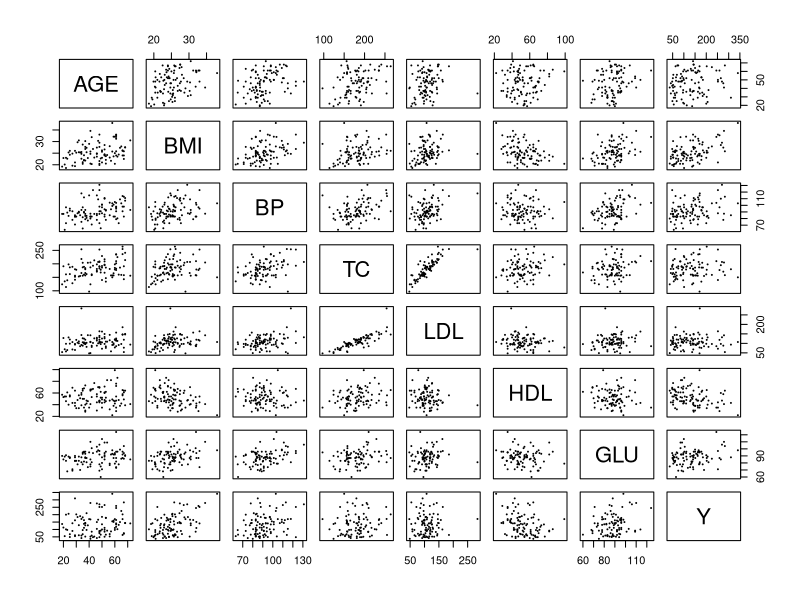
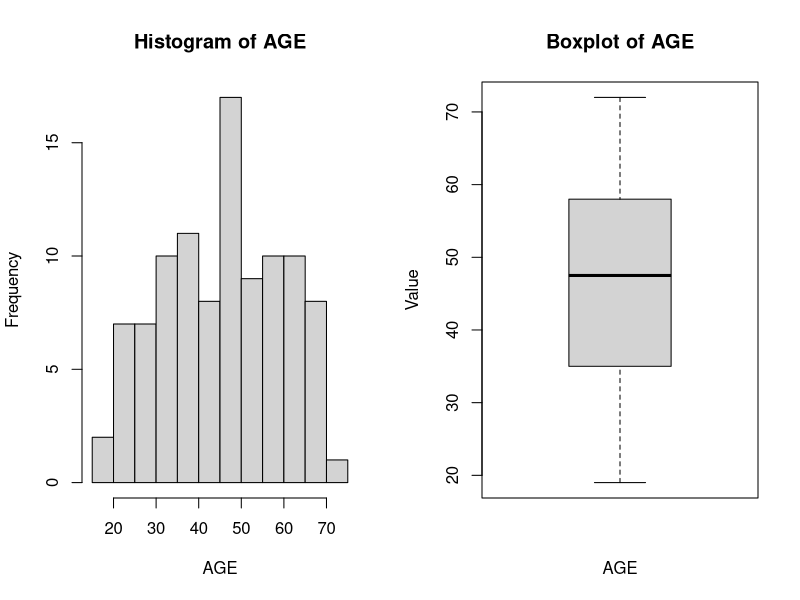
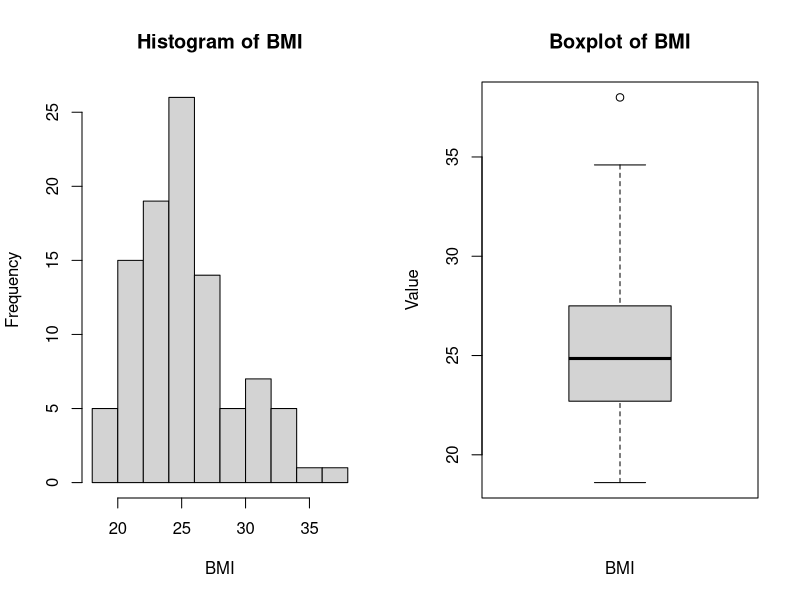
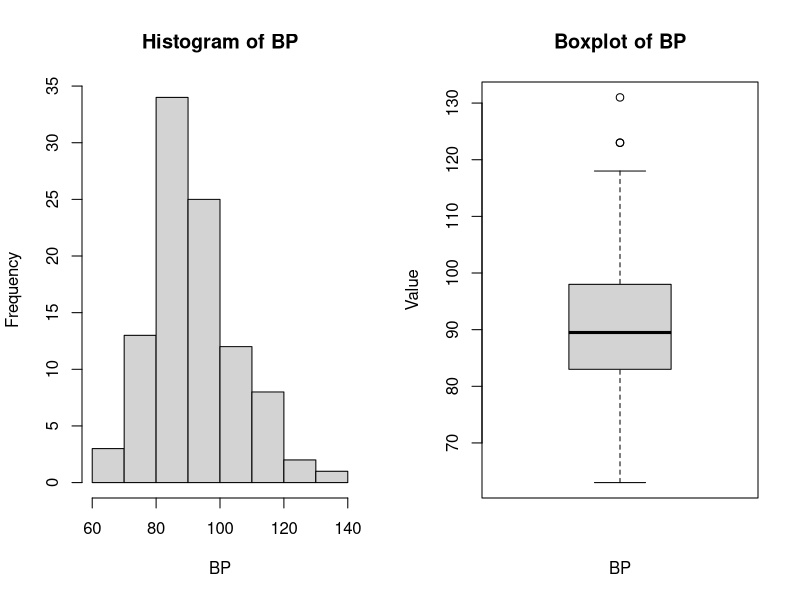
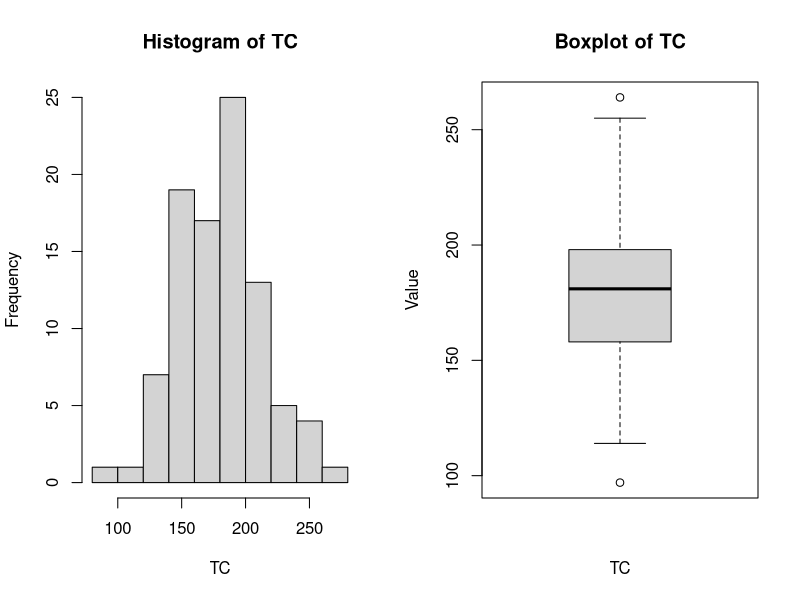
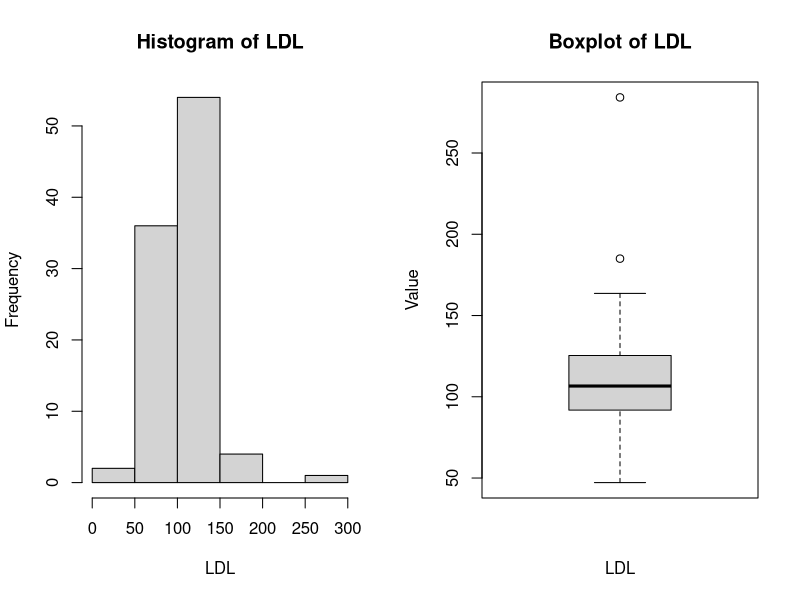
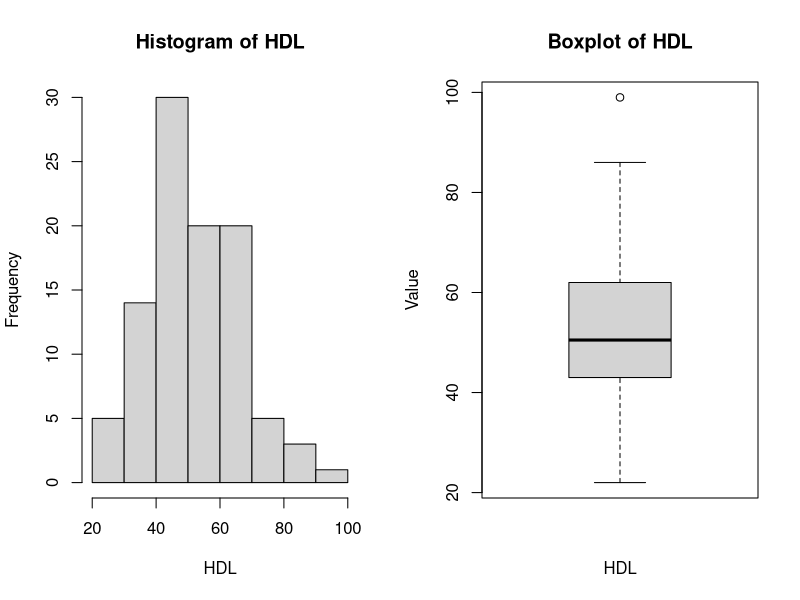
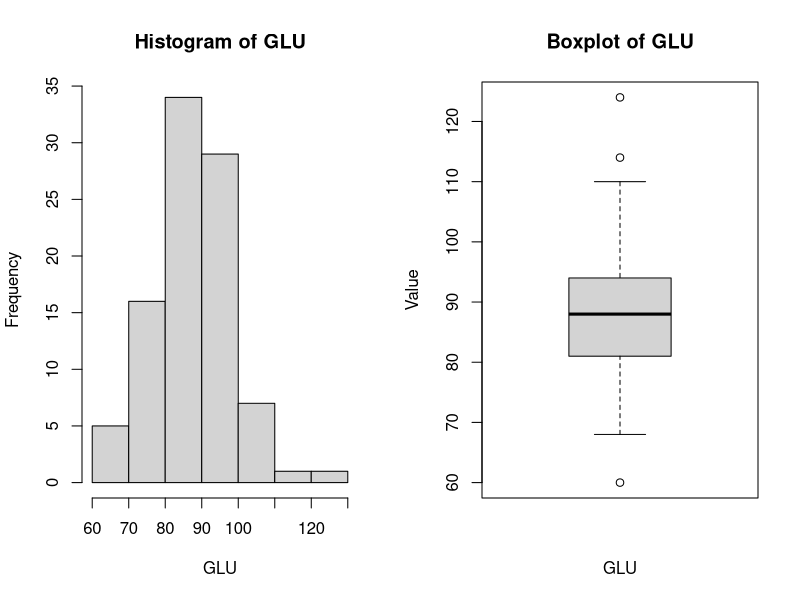

The R script that drew these images, in order:
## ---- chunk 1
library(data.table)
diab01.dt <- fread("data/diab01.txt", stringsAsFactors = F) 

dim(diab01.dt)
head(diab01.dt)
## ---- chunk 2
library(dplyr) 
#dplyr loads magrittr too

# store names of numeric columns for later
diab01.dt %>% select_if(is.numeric) %>% summary 

table(diab01.dt$SEX)
## ---- chunk 3
diab01.dt %>% select_if(is.numeric) %>% plot(cex=0.2) # cex scales the size of the points
## ---- chunk 4
sbsplots <- function(varname, vars){
  par(mfrow=c(1,2))
  
  hist(vars[,varname], 
     main = paste0("Histogram of ", varname), 
     xlab = varname)

  boxplot(vars[,varname], 
        main = paste0("Boxplot of ", varname),        
        xlab = varname, 
        ylab = "Value")  
}

numcols <- diab01.dt %>% select_if(is.numeric) %>% colnames
sapply(numcols, sbsplots, vars=data.frame(diab01.dt))
## ---- chunk 5
boxplot(HDL ~ SEX, data=diab01.dt, main="HDL stratified by sex")
## ---- chunk 6
plot(diab01.dt$LDL, main="Scatter plot of LDL", ylab="LDL")
## ---- chunk 7
diab02.dt <- fread("data/diab02.txt", stringsAsFactors = TRUE)
str(diab02.dt)
## ---- chunk 8
length(intersect(diab01.dt$PAT, diab02.dt$ID))

# new patients that are not in diab.dt
diab02.dt[!ID %in% diab01.dt$PAT]$ID 

# old patients that are not in diab02.dt
diab01.dt[!PAT %in% diab02.dt$ID]$PAT 
## ---- chunk 9
diab.dt <- merge(diab01.dt, diab02.dt, by.x="PAT", by.y="ID")
dim(diab.dt) # this corresponds to the intersection of patients
## ---- chunk 10
diab.dt <- merge(diab01.dt, diab02.dt, by.x="PAT", by.y="ID", all=TRUE)
dim(diab.dt) # this corresponds to the union of patients
colnames(diab.dt)

#update numcols
numcols <- c(numcols, "TCH", "LTG")
## ---- chunk 11
diab.alt.dt <- merge(diab01.dt, diab02.dt[,.(PAT=ID, MY1=TCH, MY2=LTG)], by="PAT", all=TRUE)
dim(diab.dt) # this corresponds to the union of patients
colnames(diab.dt)
## ---- chunk 12
USArrests.dt <- data.table(USArrests, keep.rownames="State")
state.x77.dt <- data.table(state.x77, keep.rownames="State")
## ---- chunk 13
union(colnames(state.x77.dt), colnames(USArrests.dt))

intersect(colnames(state.x77.dt), colnames(USArrests.dt))
## ---- chunk 14
USdata.dt <- merge(USArrests.dt, state.x77.dt, by="State", all.xy=T)

dim(USdata.dt)

sum(is.na(USdata.dt))
## ---- chunk 15
with(USdata.dt, plot(Murder.x, Murder.y, 
                     main="Comparison of murder data",
                     xlab="Murders in state.x77", 
                     ylab="Murders in USArrests"))
## ---- chunk 16
USdata.dt[, MeanMurder := mean(c(Murder.x,Murder.y)), by=State]
USdata.dt[, MaxMurder := max(c(Murder.x,Murder.y)), by=State]

summary(USdata.dt)
## ---- chunk 17
head(diab.dt$TC, n=30)
## ---- chunk 18
diab.dt$TC %>% 
  is.na() %>% 
  table()

diab.dt$TC %>% summary()
## ---- chunk 19
# because of missing values, there's no overall mean
mean(diab.dt$TC) 
## ---- chunk 20
# the mean is computed only on the observed values
mean(diab.dt$TC, na.rm=TRUE) 
## ---- chunk 21
diab.dt.complete <- na.omit(diab.dt)

dim(diab.dt.complete) # we lost one fifth of the dataset!
## ---- chunk 22
# Take a deep copy of the original data in order to leave the original intact.
diab.dt.imputed <- diab.dt %>% copy() %>% 
                        .[, BMI := ifelse(is.na(BMI), median(BMI, na.rm=T), BMI)]
## ---- chunk 23
# Alternatively, create a new column for the imputed result.
diab.dt[, BMI.imp := ifelse(is.na(BMI), median(BMI, na.rm=T), BMI)]

summary(diab.dt$BMI.imp)
summary(diab.dt.imputed$BMI)
summary(diab.dt.complete$BMI)
## ---- chunk 24
impute.to.median <- function(x) {
                      # only apply to numeric/integer columns
                      if (is.numeric(x) || is.integer(x)){

                        # find which values are missing
                        na.idx <- is.na(x)
                        # replace NAs with the median computed over the observed values
                        x[na.idx] <- median(x, na.rm=TRUE)
                      }

                      # return the vector with imputed values
                      return(x)
                    }
## ---- chunk 25
diab.dt.imputed2 <- diab.dt %>% copy() %>% 
                        .[, (numcols) := lapply(.SD, impute.to.median),.SDcols = numcols]

summary(diab.dt$BMI.imp)
summary(diab.dt.imputed$BMI)
summary(diab.dt.imputed2$BMI)

diab.dt.imputed2$BMI.imp <- NULL
## ---- chunk 26
num.obs <- sapply(airquality, function(z) sum(!is.na(z)))
num.obs

sapply(airquality, function(z) sum(is.na(z)) / length(z) * 100)
## ---- chunk 27
airquality.dt <- copy(data.table(airquality))
## ---- chunk 28
airquality.dt[, Ozone.imp.mean := 
                ifelse(is.na(Ozone),
                       mean(Ozone, na.rm=TRUE),
                       Ozone) 
              ]

airquality.dt[, Solar.R.imp.mean := 
                ifelse(is.na(Solar.R),
                       mean(Solar.R, na.rm=TRUE), 
                       Solar.R) 
              ]


par(mfrow=c(2,2))

with(airquality.dt, hist(Ozone))
with(airquality.dt, hist(Ozone.imp.mean, 
                         main="Ozone imputed to the mean"))
with(airquality.dt, hist(Solar.R))
with(airquality.dt, hist(Solar.R.imp.mean,
                         main="Solar.R imputed to the mean"))
## ---- chunk 29
impute.to.monthly.mean <- function(x, month) {
                                      x.imp <- x
                                      for (m in unique(month)) {
                                        mean.month <- mean(x[month == m], na.rm=TRUE)
                                        x.imp[is.na(x.imp) & month == m] <- mean.month
                                        }
                                      return(x.imp)
                                      }

airquality.dt$Ozone.imp.month <- with(airquality.dt, impute.to.monthly.mean(Ozone, Month))
airquality.dt$Solar.R.imp.month <- with(airquality.dt, impute.to.monthly.mean(Solar.R, Month))
## ---- chunk 30
airquality.dt[, Ozone.imp.month2 := 
                ifelse(is.na(Ozone), 
                       mean(Ozone, na.rm=TRUE), 
                       as.numeric(Ozone)), 
              by="Month"]

airquality.dt[, Solar.R.imp.month2 := 
                ifelse(is.na(Solar.R),
                       mean(Solar.R, na.rm=TRUE), 
                       as.numeric(Solar.R)), 
              by="Month"]

## Check that both our methods yield the same result
airquality.dt %>% .[Ozone.imp.month != Ozone.imp.month2 &
                      Solar.R.imp.month != Solar.R.imp.month2] %>% 
                  nrow(.) == 0
## ---- chunk 31
max.abs.diff <- function(x, y) round(max(abs(x - y), na.rm=TRUE), 2)
mean.abs.diff <- function(x, y) round(mean(abs(x - y), na.rm=TRUE), 2)

max.abs.diff(airquality.dt$Ozone.imp.month, airquality.dt$Ozone.imp.mean)
mean.abs.diff(airquality.dt$Ozone.imp.month, airquality.dt$Ozone.imp.mean)

max.abs.diff(airquality.dt$Solar.R.imp.month, airquality.dt$Solar.R.imp.mean)
mean.abs.diff(airquality.dt$Solar.R.imp.month, airquality.dt$Solar.R.imp.mean)
## ---- chunk 32
par(mfrow=c(1,3))
ylim <- c(0, 60) # set range of y axis to keep all plots consistent

with(airquality.dt, hist(Ozone, main="Unimputed data", ylim=ylim))
with(airquality.dt, hist(Ozone.imp.mean, main="Imputation to the mean", ylim=ylim))
with(airquality.dt, hist(Ozone.imp.month, main="Imputation to the monthly mean", ylim=ylim))
## ---- chunk 33
set.seed(1) # initialize the random number generator
x <- rnorm(100, mean=50, sd=10)
y <- rnorm(100, mean=75, sd=20)

cor(x, y)
## ---- chunk 34
regr <- lm(y ~ x) # linear regression of variables in the workspace

regr$coefficients
## ---- chunk 35
plot(x, y)
abline(regr) # regression line
abline(h=coef(regr)[1], col="red") # horizontal line at the intercept
## ---- chunk 36
summary(regr)
## ---- chunk 37
hyp.tests <- coef(summary(regr))
hyp.tests
## ---- chunk 38
tval <- hyp.tests[, "Estimate"] / hyp.tests[, "Std. Error"]
tval
## ---- chunk 39
df <- length(y) - 1 - 1 # one predictor in the model
qt(c(0.025, 0.975), df) # quantiles of a t distribution
## ---- chunk 40
2 * pt(abs(tval), df, lower.tail=FALSE) # p-values
## ---- chunk 41
regr.age <- lm(Y ~ AGE, data=diab.dt.imputed2) # specify the data table of covariates
coef(summary(regr.age))
## ---- chunk 42
confint(regr.age)
## ---- chunk 43
with(diab.dt.imputed2, cor(Y, HDL))
## ---- chunk 44
regr.hdl <- lm(Y ~ HDL, data=diab.dt.imputed2)
summary(regr.hdl)
## ---- chunk 45
regr <- lm(Y ~ AGE + SEX + HDL, data=diab.dt.imputed2)
summary(regr)
## ---- chunk 46
diab.dt.sd1 <- copy(diab.dt.imputed2)

covar.cols <- colnames(diab.dt.sd1[, -c("PAT", "SEX", "Y")]) # Exclude non covariate columns

diab.dt.sd1[, (covar.cols) := lapply(
            .SD, function(x) x / sd(x)), 
            .SDcols = covar.cols]

summary(lm(Y ~ AGE + SEX + HDL, data=diab.dt.sd1))

## ---- chunk 47
X <- model.matrix(~ AGE + SEX + HDL, data=diab.dt.imputed2) # same as model.matrix(regr)
## ---- chunk 48
head(diab.dt.imputed2[, c("AGE", "SEX")])
## ---- chunk 49
head(model.matrix(~ AGE + SEX, data=diab.dt.imputed2))
## ---- chunk 50
diab.dt.imputed2$AGE.CAT <- cut(diab.dt.imputed2$AGE, c(0, 40, 60, Inf))
head(diab.dt.imputed2[, c("AGE", "AGE.CAT")])
## ---- chunk 51
head(model.matrix(~ AGE.CAT, data=diab.dt.imputed2)) # reference level is (0,40]
diab.dt.imputed2$AGE.CAT <- NULL # remove the variable from the table
## ---- chunk 52
regr <- lm(Y ~ AGE + SEX + HDL, data=diab.dt.imputed2)

X <- model.matrix(regr) # design matrix
beta.hat <- coef(regr) # regression coefficients
y.hat <- X %*% beta.hat # matrix multiplication
## ---- chunk 53
# Observed data used to fit the model
observed <- regr$model$Y

# New values for our variable of interest estimated by fitting the model
fits <- regr$fitted.values

# Residuals i.e. difference between observed and estimated values
res <- regr$residuals

all.equal(res, observed - fits)
## ---- chunk 54
num.predictors <- 3 # age, sex and hdl
n <- length(res)

# Residual standard error
sqrt(sum(res^2) / (n - num.predictors - 1))

# R-squared 
r.squared <- 1 - sum(res^2) / sum((observed - mean(observed))^2)
r.squared
# Note that the numerator is the sum of the squared residuals i.e. the value we minimised with OLS, and the denominator simply scales it.

# Adjusted R-squared
 1 - (1 - r.squared )*(n - 1) / (n - num.predictors - 1)
 # It is essentially a standardized R-squared which penalises for the number of predictors.
 
 summary(regr)
## ---- chunk 55
diab.new.dt <- fread("data/diab00.txt", stringsAsFactors = F)
regr.tc <- lm(Y ~ AGE + SEX + TC, data=diab01.dt)

summ.regr <- summary(regr.tc)
results.table <- data.frame(coefficient = summ.regr$coefficients[4, 1],
                            P = summ.regr$coefficients[4, 4],
                            r.squared = summ.regr$r.squared,
                            adj.r.squared = summ.regr$adj.r.squared,
                            row.names = 'TC')
## ---- chunk 56
bestPred <- function(varname, vars, rtable){
                    regr <- lm(paste0("Y ~ AGE + SEX + ", varname), data = vars)

                    summ.regr <- summary(regr)
                    tdf <- c(summ.regr$coefficients[4, 1],
                                      summ.regr$coefficients[4, 4],
                                      summ.regr$r.squared, 
                                      summ.regr$adj.r.squared)
                                      
                    names(tdf) <- varname
                    
                    return(tdf)
                    
}

predictors <- c("BMI", "LDL", "HDL", "GLU")

tst <- aperm(sapply(predictors, bestPred, vars = diab.new.dt, rtable = results.table))
colnames(tst) <- colnames(results.table)
results.table <- rbind(results.table,tst)
## ---- chunk 57
fStep <- function(vars, new.model){
                    regr <- lm(new.model, data = vars)

                    summ.regr <- summary(regr)
                    tdf <- c(summ.regr$r.squared, 
                              summ.regr$adj.r.squared)
                    
                    print(tdf)
                    
}

rnames <-  results.table$adj.r.squared %>% 
              order(decreasing = T) %>% 
              results.table[.,] %>% 
              row.names

# Here he order matter. Looping while potentially slow allows things to happen sequentially.
old.model <- "Y ~ AGE + SEX"
for(rn in rnames){
  new.model <- paste0(old.model," + ", rn)
  print(new.model)
  
  fStep(diab.new.dt, new.model)
  old.model <- new.model
}
## ---- chunk 58
bw.dt <- fread("data/birthweight.txt", stringsAsFactors = F)

# this is only one of possible explorations!
summary(bw.dt)
## ---- chunk 59
# if smoker is supposed to be a binary variable, something strange is happening
table(bw.dt$smoker)
## ---- chunk 60
par(mfrow=c(3,2), mar=c(0,3,3,0))
for (col in c("birth.weight", "gestation", "age.mother", "height.mother","prepregnancy.weight")){
     boxplot(bw.dt[, ..col], main=col)}
## ---- chunk 61
bw.dt <- within(bw.dt,
                { age.mother[age.mother == 99] <- NA
                height.mother[height.mother == 999] <- NA
                prepregnancy.weight[prepregnancy.weight == 999] <- NA
                gestation[gestation == 999] <- NA
                smoker[smoker == 999] <- NA
 })
## ---- chunk 62
bw.dt.smoker <- subset(bw.dt, smoker == 1)
bw.dt.nonsmoker <- subset(bw.dt, smoker == 0)


summary(bw.dt.smoker$birth.weight)
summary(bw.dt.nonsmoker$birth.weight)
## ---- chunk 63
 par(mfrow=c(1,2))

with(bw.dt, hist(bw.dt.smoker$birth.weight, 
                 main="Birth weight in smokers", 
                 xlab="Birth weight"))
with(bw.dt, hist(bw.dt.nonsmoker$birth.weight, 
                 main="Birth weight in non smokers",
                 xlab="Birth weight"))
## ---- chunk 64
round(with(bw.dt.smoker, sum(birth.weight < 2.5) / nrow(bw.dt.smoker) * 100), 2)

round(with(bw.dt.nonsmoker, sum(birth.weight < 2.5) / nrow(bw.dt.nonsmoker) * 100), 2)
## ---- chunk 65
regr.smoking <- lm(birth.weight ~ smoker, data=bw.dt)

summary(regr.smoking)
## ---- chunk 66
regr.gest <- lm(gestation ~ first.born, data=bw.dt)

summary(regr.gest)

regr.gestweight <- lm(gestation ~ prepregnancy.weight, data=bw.dt)

summary(regr.gestweight)
## ---- chunk 67
regr.bw.dth <- lm(birth.weight ~ prepregnancy.weight + height.mother, data=bw.dt)
summary(regr.bw.dth)
